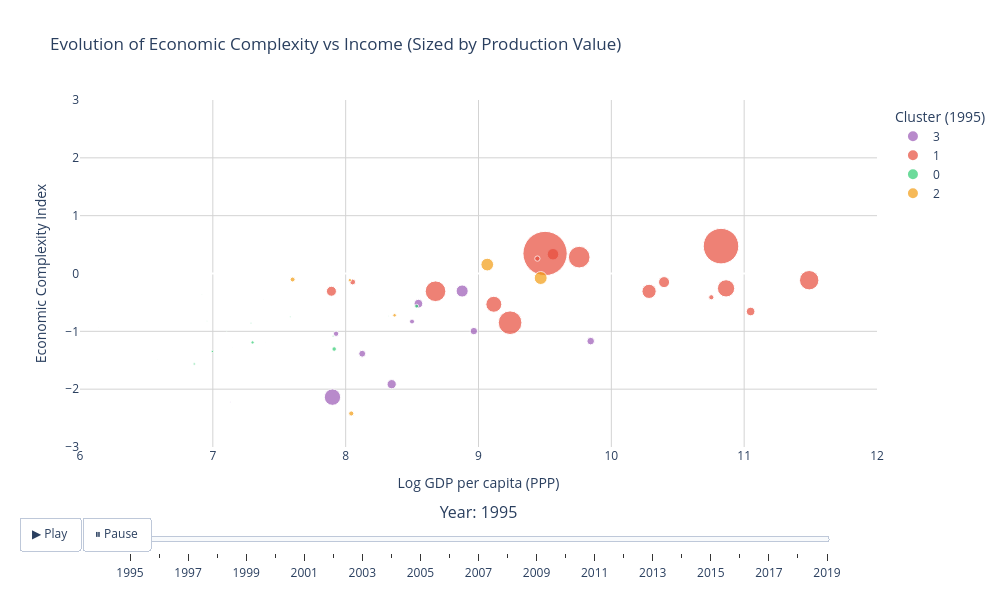

Here is the notebook cell this chart was saved with:
### Code cell
import plotly.express as px
import plotly.graph_objects as go

# ============ CONFIGURATION ============
# Adjust these column names if they differ in your data
COL_COUNTRY_CODE = 'Country Code'
COL_COUNTRY_NAME = 'Country Name'
COL_YEAR = 'Year'
COL_ECI = 'Economic Complexity Index'
COL_GDP_PC = 'GDP per capita (constant prices, PPP)'
COL_PRODUCTION = 'Total_Production_Value'
COL_CLUSTER = 'Cluster'

# ============ MAIN FUNCTION ============
def create_rosling_chart(df):
    """
    Create a Hans Rosling-style animated bubble chart.
    """
    
    # Create a copy to avoid modifying original
    data = df.copy()
    
    # Calculate log GDP per capita
    data['Log GDP per capita'] = np.log(data[COL_GDP_PC])
    
    # Fix cluster colors to 1995 values for each country
    cluster_1995 = data[data[COL_YEAR] == 1995][[COL_COUNTRY_CODE, COL_CLUSTER]].copy()
    cluster_1995 = cluster_1995.rename(columns={COL_CLUSTER: 'Cluster_1995'})
    
    # Merge 1995 clusters back to all years
    data = data.merge(cluster_1995, on=COL_COUNTRY_CODE, how='left')
    
    # Convert cluster to string for discrete colors
    data['Cluster_1995'] = data['Cluster_1995'].astype(int).astype(str)
    
    # Define cluster labels (customize as needed)
    cluster_labels = {
        '0': 'Cluster 0',
        '1': 'Cluster 1',
        '2': 'Cluster 2',
        '3': 'Cluster 3',
        '4': 'Cluster 4'
    }
    data['Cluster_Label'] = data['Cluster_1995'].map(cluster_labels)
    
    # Sort by year
    data = data.sort_values([COL_YEAR, COL_COUNTRY_CODE])
    
    # Define color palette for clusters
    color_map = {
        '0': '#2ecc71',  # Green
        '1': '#e74c3c',  # Red
        '2': '#f39c12',  # Orange
        '3': '#9b59b6',  # Purple
        '4': '#3498db'   # Blue
    }
    
    # Create the animated scatter plot
    fig = px.scatter(
        data,
        x='Log GDP per capita',
        y=COL_ECI,
        size=COL_PRODUCTION,
        color='Cluster_1995',
        color_discrete_map=color_map,
        hover_name=COL_COUNTRY_NAME,
        hover_data={
            COL_COUNTRY_CODE: True,
            'Log GDP per capita': ':.2f',
            COL_ECI: ':.2f',
            COL_PRODUCTION: ':,.0f',
            'Cluster_1995': False,
            COL_YEAR: True
        },
        animation_frame=COL_YEAR,
        animation_group=COL_COUNTRY_CODE,
        size_max=60,
        opacity=0.7,
        labels={
            'Log GDP per capita': 'Log GDP per capita (PPP)',
            COL_ECI: 'Economic Complexity Index',
            'Cluster_1995': 'Cluster (1995)',
            COL_PRODUCTION: 'Production Value (USD)'
        },
        title='Evolution of Economic Complexity vs Income (Sized by Production Value)'
    )
    
    # Update layout
    fig.update_layout(
        xaxis=dict(
            range=[6, 12],
            title='Log GDP per capita (PPP)',
            gridcolor='lightgray',
            showgrid=True
        ),
        yaxis=dict(
            range=[-3, 3],
            title='Economic Complexity Index',
            gridcolor='lightgray',
            showgrid=True
        ),
        plot_bgcolor='white',
        paper_bgcolor='white',
        font=dict(size=12),
        legend=dict(
            title='Cluster (1995)',
            yanchor='top',
            y=0.99,
            xanchor='left',
            x=1.02
        ),
        width=1000,
        height=600,
        updatemenus=[
            dict(
                type='buttons',
                showactive=False,
                y=0,
                x=0.1,
                xanchor='right',
                yanchor='top',
                buttons=[
                    dict(
                        label='▶ Play',
                        method='animate',
                        args=[
                            None,
                            dict(
                                frame=dict(duration=500, redraw=True),
                                fromcurrent=True,
                                transition=dict(duration=300, easing='quadratic-in-out')
                            )
                        ]
                    ),
                    dict(
                        label='⏸ Pause',
                        method='animate',
                        args=[
                            [None],
                            dict(
                                frame=dict(duration=0, redraw=False),
                                mode='immediate',
                                transition=dict(duration=0)
                            )
                        ]
                    )
                ]
            )
        ],
        sliders=[{
            'active': 0,
            'yanchor': 'top',
            'xanchor': 'left',
            'currentvalue': {
                'font': {'size': 16},
                'prefix': 'Year: ',
                'visible': True,
                'xanchor': 'center'
            },
            'transition': {'duration': 300, 'easing': 'cubic-in-out'},
            'pad': {'b': 10, 't': 50},
            'len': 0.9,
            'x': 0.05,
            'y': 0,
        }]
    )
    
    # Add border to bubbles
    fig.update_traces(
        marker=dict(
            line=dict(width=1, color='white')
        )
    )
    
    return fig


# ============ RUN WITH YOUR DATA ============
fig = create_rosling_chart(master)
fig.show()

# To save as interactive HTML file:
# fig.write_html('rosling_chart.html')

# To save as interactive HTML file:
# fig.write_html('rosling_chart.html')

### Figure 1 — Plotly figure (JSON) as saved in the notebook; plotly's stock layout.template omitted (floating-point values rounded to 4 significant figures)
{"data": [{"customdata": [["AGO", 4574000000.0, "3", 1995], ["COG", 1299000000.0, "3", 1995], ["ECU", 2953000000.0, "3", 1995], ["EGY", 7859000000.0, "3", 1995], ["GAB", 3089000000.0, "3", 1995], ["GNQ", 50590000.0, "3", 1995], ["IRQ", 4038000000.0, "3", 1995], ["NGA", 14400000000.0, "3", 1995], ["VNM", 1524000000.0, "3", 1995], ["YEM", 2540000000.0, "3", 1995]], "hovertemplate": "<b>%{hovertext}</b><br><br>Year=%{customdata[3]}<br>Log GDP per capita (PPP)=%{x:.2f}<br>Economic Complexity Index=%{y:.2f}<br>Production Value (USD)=%{customdata[1]:,.0f}<br>Country Code=%{customdata[0]}<extra></extra>", "hovertext": ["Angola", "Congo, Rep.", "Ecuador", "Egypt, Arab Rep.", "Gabon", "Equatorial Guinea", "Iraq", "Nigeria", "Viet Nam", "Yemen, Rep."], "ids": ["AGO", "COG", "ECU", "EGY", "GAB", "GNQ", "IRQ", "NGA", "VNM", "YEM"], "legendgroup": "3", "marker": {"color": "#9b59b6", "line": {"color": "white", "width": 1}, "opacity": 0.7, "size": [4574000000.0, 1299000000.0, 2953000000.0, 7859000000.0, 3089000000.0, 50590000.0, 4038000000.0, 14400000000.0, 1524000000.0, 2540000000.0], "sizemode": "area", "sizeref": 107300000.0, "symbol": "circle"}, "mode": "markers", "name": "3", "orientation": "v", "showlegend": true, "type": "scatter", "x": [8.346, 8.5, 8.965, 8.877, 9.845, 7.132, 8.548, 7.901, 7.928, 8.125], "xaxis": "x", "y": [-1.914, -0.831, -0.996, -0.303, -1.169, -2.22, -0.522, -2.138, -1.042, -1.387], "yaxis": "y"}, {"customdata": [["ARE", 20250000000.0, "1", 1995], ["AZE", 1799000000.0, "1", 1995], ["BHR", 1432000000.0, "1", 1995], ["DZA", 13670000000.0, "1", 1995], ["IDN", 22910000000.0, "1", 1995], ["IRN", 30010000000.0, "1", 1995], ["KWT", 16000000000.0, "1", 1995], ["LBY", 10810000000.0, "1", 1995], ["MYS", 7139000000.0, "1", 1995], ["OMN", 6542000000.0, "1", 1995], ["QAT", 3966000000.0, "1", 1995], ["RUS", 105200000000.0, "1", 1995], ["SAU", 67750000000.0, "1", 1995], ["TTO", 1530000000.0, "1", 1995], ["UZB", 5375000000.0, "1", 1995], ["VEN", 25160000000.0, "1", 1995]], "hovertemplate": "<b>%{hovertext}</b><br><br>Year=%{customdata[3]}<br>Log GDP per capita (PPP)=%{x:.2f}<br>Economic Complexity Index=%{y:.2f}<br>Production Value (USD)=%{customdata[1]:,.0f}<br>Country Code=%{customdata[0]}<extra></extra>", "hovertext": ["United Arab Emirates", "Azerbaijan", "Bahrain", "Algeria", "Indonesia", "Iran, Islamic Rep.", "Kuwait", "Libya", "Malaysia", "Oman", "Qatar", "Russian Federation", "Saudi Arabia", "Trinidad and Tobago", "Uzbekistan", "Venezuela, RB"], "ids": ["ARE", "AZE", "BHR", "DZA", "IDN", "IRN", "KWT", "LBY", "MYS", "OMN", "QAT", "RUS", "SAU", "TTO", "UZB", "VEN"], "legendgroup": "1", "marker": {"color": "#e74c3c", "line": {"color": "white", "width": 1}, "opacity": 0.7, "size": [20250000000.0, 1799000000.0, 1432000000.0, 13670000000.0, 22910000000.0, 30010000000.0, 16000000000.0, 10810000000.0, 7139000000.0, 6542000000.0, 3966000000.0, 105200000000.0, 67750000000.0, 1530000000.0, 5375000000.0, 25160000000.0], "sizemode": "area", "sizeref": 107300000.0, "symbol": "circle"}, "mode": "markers", "name": "1", "orientation": "v", "showlegend": true, "type": "scatter", "x": [11.49, 8.053, 10.75, 9.115, 8.676, 9.238, 10.86, 10.28, 9.561, 10.4, 11.05, 9.501, 10.83, 9.443, 7.893, 9.758], "xaxis": "x", "y": [-0.116, -0.147, -0.411, -0.532, -0.307, -0.851, -0.257, -0.309, 0.333, -0.149, -0.657, 0.346, 0.473, 0.258, -0.307, 0.283], "yaxis": "y"}, {"customdata": [["BFA", 18101300, "0", 1995], ["BOL", 809900000.0, "0", 1995], ["CIV", 25802000, "0", 1995], ["CMR", 167634000, "0", 1995], ["COD", 283200000.0, "0", 1995], ["ETH", 15733900, "0", 1995], ["GHA", 1086000000.0, "0", 1995], ["GIN", 549700000.0, "0", 1995], ["KEN", 2012292, "0", 1995], ["LAO", 1626000.0, "0", 1995], ["LBR", 10640000, "0", 1995], ["MDG", 8550000.0, "0", 1995], ["MLI", 103740000, "0", 1995], ["MMR", 289500000.0, "0", 1995], ["MOZ", 5008000.0, "0", 1995], ["MWI", 687200.0, "0", 1995], ["NER", 9163000.0, "0", 1995], ["RWA", 88100, "0", 1995], ["TCD", 0, "0", 1995], ["TGO", 73530100, "0", 1995], ["TZA", 6235000.0, "0", 1995], ["UGA", 41150200, "0", 1995]], "hovertemplate": "<b>%{hovertext}</b><br><br>Year=%{customdata[3]}<br>Log GDP per capita (PPP)=%{x:.2f}<br>Economic Complexity Index=%{y:.2f}<br>Production Value (USD)=%{customdata[1]:,.0f}<br>Country Code=%{customdata[0]}<extra></extra>", "hovertext": ["Burkina Faso", "Bolivia", "Cote d'Ivoire", "Cameroon", "Congo, Dem. Rep.", "Ethiopia", "Ghana", "Guinea", "Kenya", "Lao PDR", "Liberia", "Madagascar", "Mali", "Myanmar", "Mozambique", "Malawi", "Niger", "Rwanda", "Chad", "Togo", "Tanzania", "Uganda"], "ids": ["BFA", "BOL", "CIV", "CMR", "COD", "ETH", "GHA", "GIN", "KEN", "LAO", "LBR", "MDG", "MLI", "MMR", "MOZ", "MWI", "NER", "RWA", "TCD", "TGO", "TZA", "UGA"], "legendgroup": "0", "marker": {"color": "#2ecc71", "line": {"color": "white", "width": 1}, "opacity": 0.7, "size": [18100000.0, 809900000.0, 25800000.0, 167600000.0, 283200000.0, 15730000.0, 1086000000.0, 549700000.0, 2012000.0, 1626000.0, 10640000.0, 8550000.0, 103700000.0, 289500000.0, 5008000.0, 687200.0, 9163000.0, 88100.0, 0.0, 73530000.0, 6235000.0, 41150000.0], "sizemode": "area", "sizeref": 107300000.0, "symbol": "circle"}, "mode": "markers", "name": "0", "orientation": "v", "showlegend": true, "type": "scatter", "x": [6.956, 8.535, 8.324, 7.905, 6.996, 6.582, 7.913, 7.299, 8.202, 7.757, 7.381, 7.395, 7.287, 6.86, 6.138, 6.85, 6.918, 6.605, 7.249, 7.584, 7.151, 7.105], "xaxis": "x", "y": [-0.82, -0.565, -0.737, -1.083, -1.348, -1.482, -1.306, -1.192, -0.335, -1.357, -0.447, -1.196, -0.859, -1.565, -0.939, -1.232, -0.363, -0.268, -0.711, -0.747, -1.287, -0.993], "yaxis": "y"}, {"customdata": [["CHL", 9015000000.0, "2", 1995], ["KAZ", 8659000000.0, "2", 1995], ["MNG", 691000000.0, "2", 1995], ["PNG", 1392684516, "2", 1995], ["ZMB", 1307000000.0, "2", 1995], ["ZWE", 603900000.0, "2", 1995]], "hovertemplate": "<b>%{hovertext}</b><br><br>Year=%{customdata[3]}<br>Log GDP per capita (PPP)=%{x:.2f}<br>Economic Complexity Index=%{y:.2f}<br>Production Value (USD)=%{customdata[1]:,.0f}<br>Country Code=%{customdata[0]}<extra></extra>", "hovertext": ["Chile", "Kazakhstan", "Mongolia", "Papua New Guinea", "Zambia", "Zimbabwe"], "ids": ["CHL", "KAZ", "MNG", "PNG", "ZMB", "ZWE"], "legendgroup": "2", "marker": {"color": "#f39c12", "line": {"color": "white", "width": 1}, "opacity": 0.7, "size": [9015000000.0, 8659000000.0, 691000000.0, 1393000000.0, 1307000000.0, 603900000.0], "sizemode": "area", "sizeref": 107300000.0, "symbol": "circle"}, "mode": "markers", "name": "2", "orientation": "v", "showlegend": true, "type": "scatter", "x": [9.468, 9.066, 8.368, 8.042, 7.601, 8.032], "xaxis": "x", "y": [-0.078, 0.154, -0.723, -2.42, -0.104, -0.115], "yaxis": "y"}], "layout": {"font": {"size": 12}, "height": 600, "legend": {"itemsizing": "constant", "title": {"text": "Cluster (1995)"}, "tracegroupgap": 0, "x": 1.02, "xanchor": "left", "y": 0.99, "yanchor": "top"}, "paper_bgcolor": "white", "plot_bgcolor": "white", "sliders": [{"active": 0, "currentvalue": {"font": {"size": 16}, "prefix": "Year: ", "visible": true, "xanchor": "center"}, "len": 0.9, "pad": {"b": 10, "t": 50}, "steps": [{"args": [["1995"], {"frame": {"duration": 0, "redraw": false}, "fromcurrent": true, "mode": "immediate", "transition": {"duration": 0, "easing": "linear"}}], "label": "1995", "method": "animate"}, {"args": [["1996"], {"frame": {"duration": 0, "redraw": false}, "fromcurrent": true, "mode": "immediate", "transition": {"duration": 0, "easing": "linear"}}], "label": "1996", "method": "animate"}, {"args": [["1997"], {"frame": {"duration": 0, "redraw": false}, "fromcurrent": true, "mode": "immediate", "transition": {"duration": 0, "easing": "linear"}}], "label": "1997", "method": "animate"}, {"args": [["1998"], {"frame": {"duration": 0, "redraw": false}, "fromcurrent": true, "mode": "immediate", "transition": {"duration": 0, "easing": "linear"}}], "label": "1998", "method": "animate"}, {"args": [["1999"], {"frame": {"duration": 0, "redraw": false}, "fromcurrent": true, "mode": "immediate", "transition": {"duration": 0, "easing": "linear"}}], "label": "1999", "method": "animate"}, {"args": [["2000"], {"frame": {"duration": 0, "redraw": false}, "fromcurrent": true, "mode": "immediate", "transition": {"duration": 0, "easing": "linear"}}], "label": "2000", "method": "animate"}, {"args": [["2001"], {"frame": {"duration": 0, "redraw": false}, "fromcurrent": true, "mode": "immediate", "transition": {"duration": 0, "easing": "linear"}}], "label": "2001", "method": "animate"}, {"args": [["2002"], {"frame": {"duration": 0, "redraw": false}, "fromcurrent": true, "mode": "immediate", "transition": {"duration": 0, "easing": "linear"}}], "label": "2002", "method": "animate"}, {"args": [["2003"], {"frame": {"duration": 0, "redraw": false}, "fromcurrent": true, "mode": "immediate", "transition": {"duration": 0, "easing": "linear"}}], "label": "2003", "method": "animate"}, {"args": [["2004"], {"frame": {"duration": 0, "redraw": false}, "fromcurrent": true, "mode": "immediate", "transition": {"duration": 0, "easing": "linear"}}], "label": "2004", "method": "animate"}, {"args": [["2005"], {"frame": {"duration": 0, "redraw": false}, "fromcurrent": true, "mode": "immediate", "transition": {"duration": 0, "easing": "linear"}}], "label": "2005", "method": "animate"}, {"args": [["2006"], {"frame": {"duration": 0, "redraw": false}, "fromcurrent": true, "mode": "immediate", "transition": {"duration": 0, "easing": "linear"}}], "label": "2006", "method": "animate"}, {"args": [["2007"], {"frame": {"duration": 0, "redraw": false}, "fromcurrent": true, "mode": "immediate", "transition": {"duration": 0, "easing": "linear"}}], "label": "2007", "method": "animate"}, {"args": [["2008"], {"frame": {"duration": 0, "redraw": false}, "fromcurrent": true, "mode": "immediate", "transition": {"duration": 0, "easing": "linear"}}], "label": "2008", "method": "animate"}, {"args": [["2009"], {"frame": {"duration": 0, "redraw": false}, "fromcurrent": true, "mode": "immediate", "transition": {"duration": 0, "easing": "linear"}}], "label": "2009", "method": "animate"}, {"args": [["2010"], {"frame": {"duration": 0, "redraw": false}, "fromcurrent": true, "mode": "immediate", "transition": {"duration": 0, "easing": "linear"}}], "label": "2010", "method": "animate"}, {"args": [["2011"], {"frame": {"duration": 0, "redraw": false}, "fromcurrent": true, "mode": "immediate", "transition": {"duration": 0, "easing": "linear"}}], "label": "2011", "method": "animate"}, {"args": [["2012"], {"frame": {"duration": 0, "redraw": false}, "fromcurrent": true, "mode": "immediate", "transition": {"duration": 0, "easing": "linear"}}], "label": "2012", "method": "animate"}, {"args": [["2013"], {"frame": {"duration": 0, "redraw": false}, "fromcurrent": true, "mode": "immediate", "transition": {"duration": 0, "easing": "linear"}}], "label": "2013", "method": "animate"}, {"args": [["2014"], {"frame": {"duration": 0, "redraw": false}, "fromcurrent": true, "mode": "immediate", "transition": {"duration": 0, "easing": "linear"}}], "label": "2014", "method": "animate"}, {"args": [["2015"], {"frame": {"duration": 0, "redraw": false}, "fromcurrent": true, "mode": "immediate", "transition": {"duration": 0, "easing": "linear"}}], "label": "2015", "method": "animate"}, {"args": [["2016"], {"frame": {"duration": 0, "redraw": false}, "fromcurrent": true, "mode": "immediate", "transition": {"duration": 0, "easing": "linear"}}], "label": "2016", "method": "animate"}, {"args": [["2017"], {"frame": {"duration": 0, "redraw": false}, "fromcurrent": true, "mode": "immediate", "transition": {"duration": 0, "easing": "linear"}}], "label": "2017", "method": "animate"}, {"args": [["2018"], {"frame": {"duration": 0, "redraw": false}, "fromcurrent": true, "mode": "immediate", "transition": {"duration": 0, "easing": "linear"}}], "label": "2018", "method": "animate"}, {"args": [["2019"], {"frame": {"duration": 0, "redraw": false}, "fromcurrent": true, "mode": "immediate", "transition": {"duration": 0, "easing": "linear"}}], "label": "2019", "method": "animate"}], "transition": {"duration": 300, "easing": "cubic-in-out"}, "x": 0.05, "xanchor": "left", "y": 0, "yanchor": "top"}], "title": {"text": "Evolution of Economic Complexity vs Income (Sized by Production Value)"}, "updatemenus": [{"buttons": [{"args": [null, {"frame": {"duration": 500, "redraw": true}, "fromcurrent": true, "transition": {"duration": 300, "easing": "quadratic-in-out"}}], "label": "▶ Play", "method": "animate"}, {"args": [[null], {"frame": {"duration": 0, "redraw": false}, "mode": "immediate", "transition": {"duration": 0}}], "label": "⏸ Pause", "method": "animate"}], "direction": "left", "pad": {"r": 10, "t": 70}, "showactive": false, "type": "buttons", "x": 0.1, "xanchor": "right", "y": 0, "yanchor": "top"}], "width": 1000, "xaxis": {"anchor": "y", "domain": [0, 1], "gridcolor": "lightgray", "range": [6, 12], "showgrid": true, "title": {"text": "Log GDP per capita (PPP)"}}, "yaxis": {"anchor": "x", "domain": [0, 1], "gridcolor": "lightgray", "range": [-3, 3], "showgrid": true, "title": {"text": "Economic Complexity Index"}}}}
